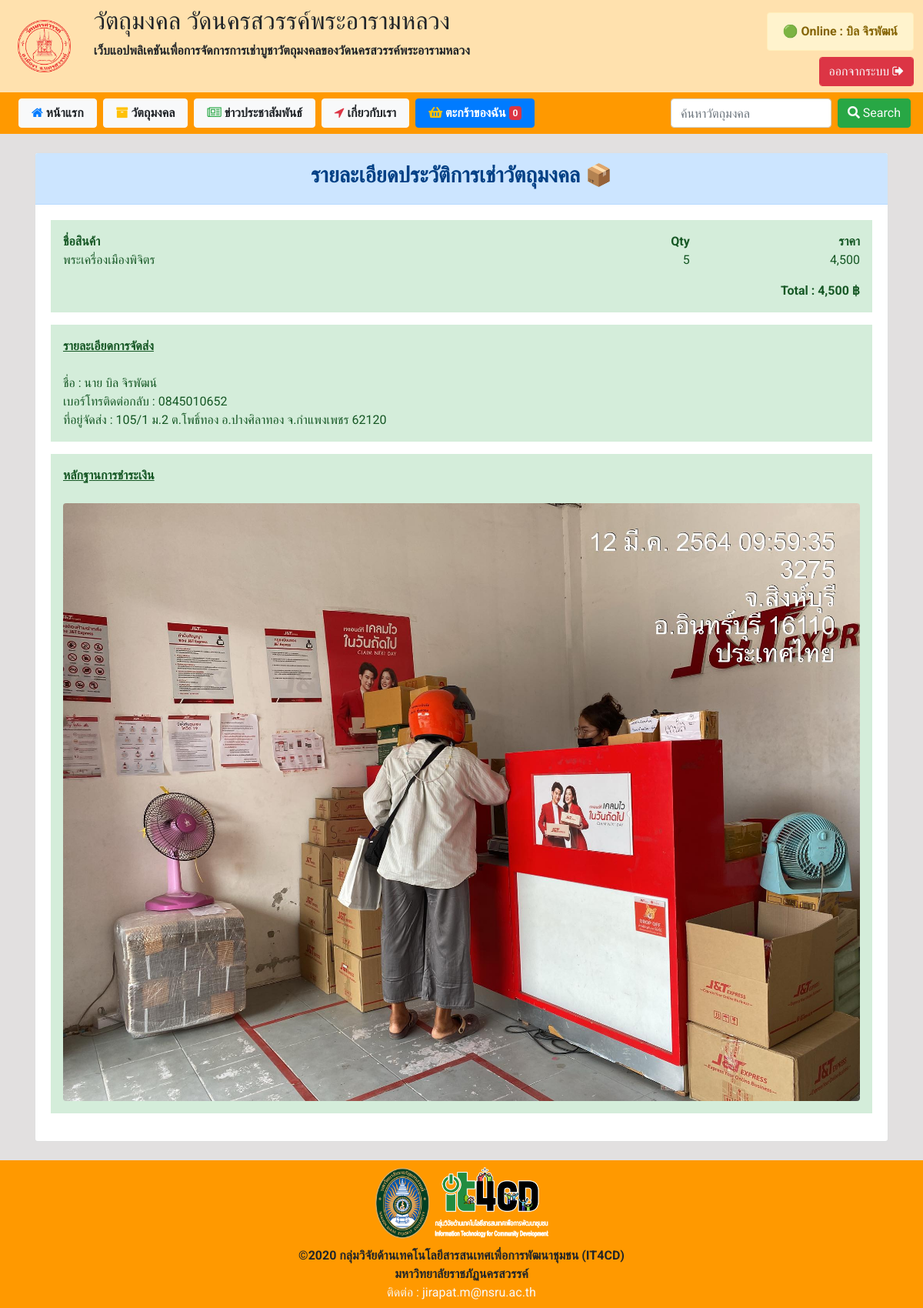
/index.php?p=veiw_save_basket&id4_save_basket=35 (signed in), run on the app's committed database.
### tables this page shows
CREATE TABLE `basket` (
  `id_basket` int(11) NOT NULL,
  `id_user` int(11) NOT NULL,
  `id_product` int(11) NOT NULL,
  `cover_basket` varchar(250) NOT NULL COMMENT 'รูป',
  `b_product_name` varchar(250) NOT NULL COMMENT 'ชื่อสินค้าที่เลือก',
  `b_product_price` varchar(100) NOT NULL COMMENT 'ราคาสินค้า/ชิ้น',
  `b_product_qty` varchar(100) NOT NULL COMMENT 'จำนวนสินค้า',
  `b_price` varchar(100) NOT NULL COMMENT 'ราคา',
  `status_basket` varchar(50) NOT NULL
);

CREATE TABLE `user` (
  `id` int(11) NOT NULL,
  `username` varchar(50) NOT NULL,
  `password` varchar(50) NOT NULL,
  `title_name` varchar(10) NOT NULL,
  `first_name` varchar(50) NOT NULL,
  `last_name` varchar(50) NOT NULL,
  `email` varchar(50) NOT NULL,
  `phone_number` varchar(10) NOT NULL,
  `profile_img` varchar(50) NOT NULL,
  `register_status` varchar(10) NOT NULL,
  `user_level` varchar(5) NOT NULL,
  `date_register` timestamp NOT NULL DEFAULT current_timestamp()
);

CREATE TABLE `save_basket` (
  `id_save_basket` int(11) NOT NULL,
  `id_user` int(11) NOT NULL,
  `id_basket` varchar(100) NOT NULL,
  `id_product` varchar(100) NOT NULL,
  `total_prod` varchar(20) NOT NULL,
  `phone_number` varchar(100) NOT NULL,
  `address_for_send` varchar(100) NOT NULL,
  `slip_img` varchar(150) NOT NULL DEFAULT 'wait',
  `date_time` timestamp NOT NULL DEFAULT current_timestamp() ON UPDATE current_timestamp(),
  `status_pay` varchar(50) NOT NULL DEFAULT 'not_pay'
);

### function.php (called while the page is built, shortened)
<?php
        class DB_conn{
            function __construct(){
                $conn = mysqli_connect(DB_server, DB_user, DB_password, DB_name);
                $this->dbcon = $conn;
            }
                }
                class shopSacredObj extends DB_conn{
                    public function runQuery($query){
                        $reS = mysqli_query($this->dbcon, $query);
                        return $reS;
                    }
                }
?>

### include_for_p/veiw_save_basket.php (the view, shortened to what this page needs)
<div class="container mt-4 mb-4">
    <div class="card min-vh-100">
        <div class="card-header text-center alert-primary">
            <h3 class="font-weight-bold ">รายละเอียดประวัติการเช่าวัตถุมงคล 📦</h3>
        </div>
        <div class="card-body">
            <div class="jumbotron jumbotron-fluid p-3 alert-success mb-3">
                <table class="w-100">
                    <thead>
                        <tr>
                            <th>ชื่อสินค้า</th>
                            <th class="text-right">Qty</th>
                            <th class="text-right">ราคา</th>
                        </tr>
                    </thead>
                    <tbody>
                        <?php
                        $queryThis = new shopSacredObj();
                        $sl_save_basket1 = $queryThis->runQuery("SELECT * FROM save_basket WHERE id_save_basket='$_GET[id4_save_basket]' ");
                        $fetch_SSB1 = mysqli_fetch_array($sl_save_basket1);
                        $sl_basket2 = $queryThis->runQuery("SELECT * FROM basket WHERE id_basket in($fetch_SSB1[id_basket])");
                    while($fetch_SB2 = mysqli_fetch_array($sl_basket2)){
                        ?>
                        <tr>
                            <td><?php echo $fetch_SB2['b_product_name']; ?></td>
                            <td class="text-right"><?php echo $fetch_SB2['b_product_qty']; ?></td>
                            <td class="text-right"><?php echo number_format($fetch_SB2['b_price']); ?></td>
                        </tr>
                        <?php }
                        $sl_basket3 = $queryThis->runQuery("SELECT sum(b_price) FROM basket WHERE id_basket in($fetch_SSB1[id_basket])");
                        $fetch_SB3 = mysqli_fetch_array($sl_basket3)
                    ?>
                        <tr>
                            <td colspan="3" class="text-right mr-2 pt-3 font-weight-bold">
                                Total : <?php echo number_format($fetch_SB3['sum(b_price)']);?> ฿
                            </td>
                        </tr>
                    </tbody>
                </table>
            </div>
            <div class="jumbotron jumbotron-fluid alert-success mb-3 p-3">
                <?php
                        $sl_user4 = $queryThis->runQuery("SELECT * FROM user WHERE id='$fetch_SSB1[id_user]' ");
                        $fetch_SU4 = mysqli_fetch_array($sl_user4);
                        ?>
                <strong><u>รายละเอียดการจัดส่ง</u> </strong><br><br>
                <text>ชื่อ :
                    <?php echo $fetch_SU4['title_name']." ".$fetch_SU4['first_name']." ".$fetch_SU4['last_name'] ; ?></text><br>
                <text>เบอร์โทรติดต่อกลับ : <?php echo $fetch_SSB1['phone_number'];?> </text><br>
                <text>ที่อยู่จัดส่ง : <?php echo $fetch_SSB1['address_for_send'];?></text><br>
            </div>
            <div class="jumbotron jumbotron-fluid alert-success mb-3 p-3">
                <strong><u>หลักฐานการชำระเงิน</u> </strong> <br><br>
                <?php
                if($fetch_SSB1['status_pay'] == "cancel_order"){
                    ?>
                    <div class="alert alert-danger text-center">
                            ท่านได้ยกเลิกการสั่งวัตถุมงคลแล้ว
                    </div>
                    <?php
                }else{
                        if($fetch_SSB1['slip_img'] =="wait"){
                            ?>
                <div class="m-1 alert alert-warning text-center">
                    <strong>ท่านยังไม่มีการอัพโหลดเอกสารหลักฐานการชำระเงิน</strong><br>
                    <small>(โปรดอัพเอกสารหลักฐานการชำระเงิน เช่น สลิป หรือ ใบเสร็จการโอนเงิน)</small>
                    <form action="index.php?p=veiw_save_basket&id4_save_basket=<?php echo $_GET['id4_save_basket'];?>"
                        method="post" enctype="multipart/form-data" class="was-validated">
                        <div class="custom-file mb-3 mt-2">
                            <input type="file" class="custom-file-input" id="validatedCustomFile" name="slip_img"
                                required>
                            <label class="custom-file-label" for="validatedCustomFile">เลือกไฟล์ รูปภาพ...</label>
                            <div class="invalid-feedback">โปรดเลือกไฟล์รูปภาพที่มีนามสกุลดังนี้ .png .jpg .jpeg</div>
                        </div>
                        <button class="btn btn-success" type="submit" name="sm_slip">บันทึก</button>
                    </form>
                </div>
                <?php
                        }else{
                        ?>
                            <img class="w-100 rounded " src="image/slip_chk/<?php echo$fetch_SSB1['slip_img']; ?>" alt="">
                            <?php
                        }
                }
                      ?>
            </div>
        </div>
    </div>
</div>

### css/myself.css (style rules this page uses)
* { margin: 0px; padding: 0px; font-family: 'Roboto', sans-serif; }

### data on the page
basket: b_product_name "พระเครื่องเมืองพิจิตร", b_product_qty "5", b_price "4,500"
user: title_name "นาย", first_name "บิล", last_name "จิรพัฒน์"
save_basket: phone_number "0845010652", address_for_send "105/1 ม.2 ต.โพธิ์ทอง อ.ปางศิลาทอง จ.กำแพงเพชร 62120", slip_img (picture)

### other printed values
$_SESSION['name'] "บิล"
$_SESSION['lname'] "จิรพัฒน์"
$fetch4count['count(status_basket)'] "0"
$fetch_SB3['sum(b_price)'] "4,500"
